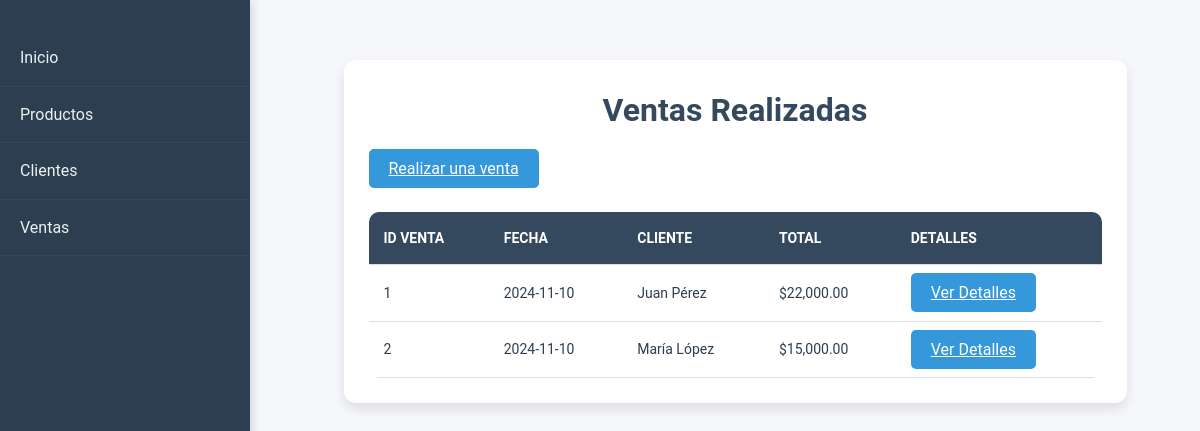
Page /ventas/ventas.php on the committed database.
### tables this page shows
CREATE TABLE `ventas` (
  `ID_Venta` int(11) NOT NULL,
  `Fecha` date NOT NULL,
  `ID_Cliente` int(11) DEFAULT NULL,
  `Total` decimal(10,2) NOT NULL
);

CREATE TABLE `clientes` (
  `ID_Cliente` int(11) NOT NULL,
  `Nombre` varchar(100) DEFAULT NULL,
  `Contacto` varchar(100) DEFAULT NULL,
  `Telefono` varchar(15) DEFAULT NULL,
  `Direccion` varchar(255) DEFAULT NULL
);

### ventas/ventas.php (the view, shortened to what this page needs)
<?php
include '../includes/conexion.php';
$query = "SELECT v.ID_Venta, v.Fecha, c.Nombre AS Cliente, v.Total
          FROM ventas v
          LEFT JOIN clientes c ON v.ID_Cliente = c.ID_Cliente";
$result = mysqli_query($conexion, $query);
?>
<!DOCTYPE html>
<html lang="es">
<head>
    <link rel="stylesheet" href="../assets/css/styles.css">
</head>
<body>
    <div class="sidebar">
        <a href="../index.php">Inicio</a>
        <a href="../productos/productos.php">Productos</a>
        <a href="../clientes/clientes.php">Clientes</a>
        <a href="ventas.php">Ventas</a>
    </div>
    <div class="main-content">
    <div class="container">
    <h1>Ventas Realizadas</h1>
    <a href="insertar_venta.php" class="btn">Realizar una venta</a>
    <table>
        <thead>
            <tr>
                <th>ID Venta</th>
                <th>Fecha</th>
                <th>Cliente</th>
                <th>Total</th>
                <th>Detalles</th>
            </tr>
        </thead>
        <tbody>
            <?php while ($row = mysqli_fetch_assoc($result)) { ?>
                <tr>
                    <td><?= $row['ID_Venta'] ?></td>
                    <td><?= $row['Fecha'] ?></td>
                    <td><?= $row['Cliente'] ?></td>
                    <td>$<?= number_format($row['Total'], 2) ?></td>
                    <td><a href="detalles_venta.php?id=<?= $row['ID_Venta'] ?>" class="btn">Ver Detalles</a></td>
                </tr>
            <?php } ?>
        </tbody>
    </table>
</body>
</html>

### assets/css/styles.css (style rules this page uses)
* { margin: 0; padding: 0; box-sizing: border-box; }
body { font-family: 'Roboto', sans-serif; background-color: #f5f7fa; color: #2c3e50; line-height: 1.6; }
.container { width: 90%; margin: 30px auto; background-color: #ffffff; padding: 25px; border-radius: 12px; box-shadow: 0 6px 12px rgba(0, 0, 0, 0.1); overflow: hidden; }
h1, h2, h3 { color: #34495e; text-align: center; margin-bottom: 20px; font-weight: bold; }
h1 { font-size: 2rem; margin-bottom: 20px; }
.sidebar { width: 250px; position: fixed; top: 0; left: 0; height: 100%; background-color: #2c3e50; padding-top: 30px; box-shadow: 2px 0 10px rgba(0, 0, 0, 0.15); z-index: 1000; transition: width 0.3s ease-in-out; }
.sidebar a { color: #ecf0f1; display: block; padding: 15px 20px; text-decoration: none; font-size: 16px; border-bottom: 1px solid #34495e; transition: background-color 0.3s ease, padding-left 0.3s ease; }
.main-content { margin-left: 270px; padding: 30px; }
button, .btn { background-color: #3498db; color: #ffffff; border: none; padding: 10px 20px; font-size: 16px; border-radius: 5px; cursor: pointer; transition: background-color 0.3s ease, transform 0.2s ease; }
table { width: 100%; margin-top: 30px; border-collapse: collapse; border-radius: 10px; overflow: hidden; background-color: #ffffff; }
table th, table td { padding: 15px; text-align: left; border-bottom: 1px solid #ddd; font-size: 14px; }
table th { background-color: #34495e; color: #ffffff; font-weight: bold; text-transform: uppercase; }

### rows in the picture
ventas: ID_Venta "1", Fecha "2024-11-10", ID_Cliente.Nombre "Juan Pérez", Total "22,000.00"
ventas: ID_Venta "2", Fecha "2024-11-10", ID_Cliente.Nombre "María López", Total "15,000.00"
